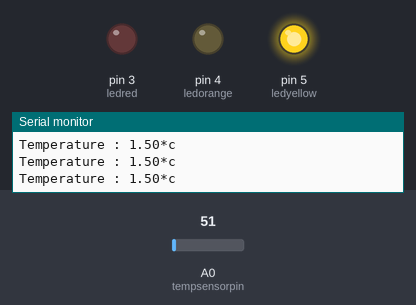
A sketch run on a simulated Arduino Uno, built with avr-gcc and run on an emulated ATmega328P. On the bench: output pins drawn as LEDs (lit = HIGH), the last lines printed to the serial monitor. The inputs (shaded band) are chosen by the test bench; at power-on: A0 (tempsensorpin) = 51.

Above: at 1.2 s.
1.3 s: A0 (tempsensorpin) set to 126
2.8 s: A0 (tempsensorpin) set to 148
At 4.0 s:
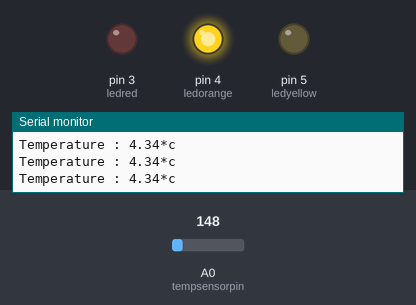
4.3 s: A0 (tempsensorpin) set to 112
At 4.7 s:
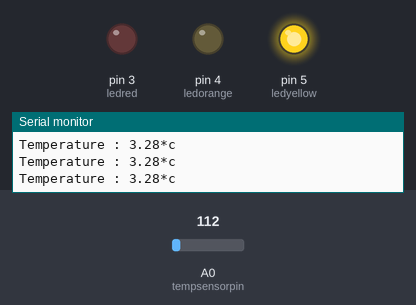
7.3 s: A0 (tempsensorpin) set to 163
At 8.1 s:
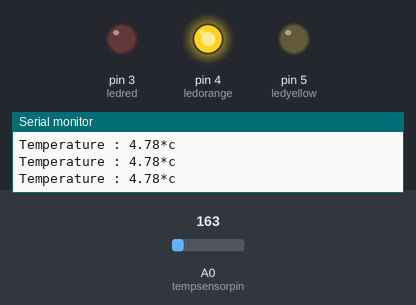
Timing chart, 0 to 10.3 s (numbered marks = the images above; inputs shaded):
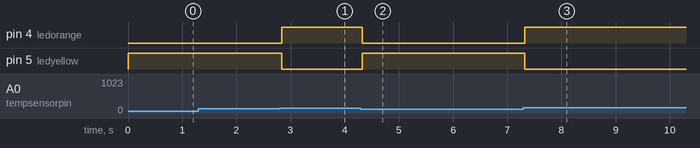

Measured:
- the behaviour switches between 136 and 137 on A0 (tempsensorpin) (found by bisection; images 0 and 1)
- after the input at 2.8 s, pin 4 (ledorange): LOW → HIGH at once; pin 5 (ledyellow): HIGH → LOW at once
- after the input at 4.3 s, pin 4 (ledorange): HIGH → LOW at once; pin 5 (ledyellow): LOW → HIGH at once
- after the input at 7.3 s, pin 4 (ledorange): LOW → HIGH at once; pin 5 (ledyellow): HIGH → LOW at once

The sketch:

tempsensor_led.ino
```cpp
const int tempsensorpin=A0;
int ledred=3;
int ledorange=4;
int ledyellow=5;

void setup() {
  // put your setup code here, to run once:
Serial.begin(9600);
pinMode(ledred,OUTPUT);
 pinMode(ledorange,OUTPUT);
  pinMode(ledyellow,OUTPUT);
}

void loop() {
  // put your main code here, to run repeatedly:
int sensorValue=analogRead(tempsensorpin);
float temperature=sensorValue*(3.0/1023.0)*10;
Serial.print("Temperature : ");
Serial.print(temperature);
Serial.println("*c");
if(temperature<=4)
{
digitalWrite(ledyellow,HIGH);
  digitalWrite(ledred,LOW);
  digitalWrite(ledorange,LOW);
}
else if(temperature<=6&&temperature>=4)
{
  digitalWrite(ledred,LOW);
 digitalWrite(ledorange,HIGH);
  digitalWrite(ledyellow,LOW);
}
  else
  {
    digitalWrite(ledred,HIGH);
    digitalWrite(ledyellow,LOW);
    digitalWrite(ledorange,LOW);
}

}
```
